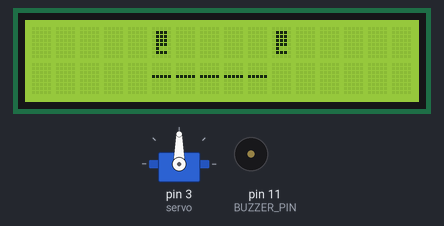
Bench run of a sketch on a simulated Arduino Uno, built with avr-gcc and run on an emulated ATmega328P. On the bench: servo, 16×2 character LCD, buzzer (waves = sounding).

Above: at 0.1 s.
At 11.2 s:
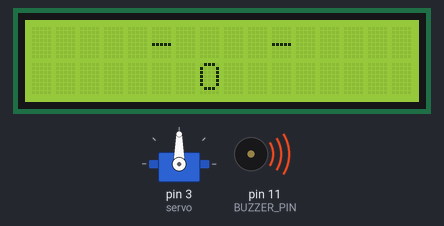
At 15.8 s:
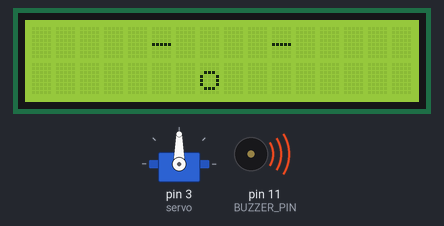
At 25.8 s:
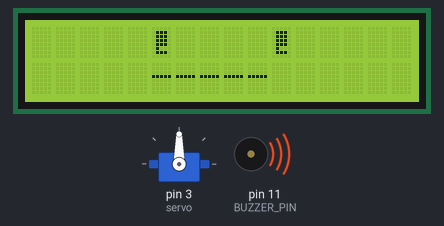
Timing chart, 0 to 40.0 s (numbered marks = the images above):
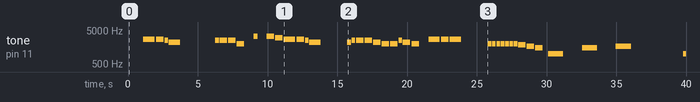

Measured:
- by itself, tone on pin 11 (BUZZER_PIN): plays 2637 Hz for 0.81 s, 2637 Hz for 0.54 s, 2489 Hz for 0.27 s, 2217 Hz for 0.81 s, 2489 Hz for 0.27 s, 2489 Hz for 0.54 s … (42 notes in this stretch)
- what the display in image 1 shows lasts 0.9 s, from 11.2 s to 12.1 s
- what the display in image 2 shows lasts 2.5 s, from 15.7 s to 18.2 s

The sketch:

tim.ino
```cpp
#include "pitches.h"
#include <Wire.h>
#include <Servo.h>
#include<LiquidCrystal_I2C.h>


const int TEMPO = 100;
const int BUZZER_PIN = 11;

struct Movement {
    int note;
    float duration;
    int mouth_movement;
    int expression;
    int vocal;
};

Movement melody[] = {
    {NOTE_E7,  -4, 2, 0, 1},
    {NOTE_E7,  4, 1, 0, 1},
    {NOTE_DS7, 8, 2, 0, 1},
    {NOTE_CS7, -4, 1, 0, 1},
    {REST,     1, 0, 0, 1},

    {NOTE_DS7, 8, 0, 0, 1},
    {NOTE_DS7, 4, 0, 0, 1},
    {NOTE_DS7, 4, 0, 0, 1},
    {NOTE_B6,  4, 0, 0, 1},
    {REST,     4, 0, 0, 1},

    {NOTE_GS7, 8, 0, 0, 1},
    {REST,     4, 0, 0, 1},
    {NOTE_GS7, 4, 0, 0, 1},
    {NOTE_FS7, 4, 0, 0, 1},

    {NOTE_E7, -4, 2, 0, 1},
    {NOTE_E7,  4, 1, 0, 1},
    {NOTE_DS7, 8, 2, 0, 1},
    {NOTE_CS7, -4, 1, 0, 1},
    {REST,     -2, 0, 0, 1},

    {NOTE_CS7, 8, 1, 0, 1},
    {NOTE_DS7, 8, 1, 0, 1},
    {NOTE_DS7, 4, 1, 0, 1},
    {NOTE_DS7, 4, 1, 0, 1},
    {NOTE_CS7, 4, 1, 0, 1},
    {NOTE_B6,  4, 0, 0, 1},
    {NOTE_B6,  4, 0, 0, 1},
    {NOTE_DS7, 8, 1, 0, 1},
    {NOTE_CS7, 4, 1, 0, 1},
    {NOTE_B6,  4, 0, 0, 1},
    {REST,     4, 0, 0, 1},

    {NOTE_E7,  -4, 0, 0, 1},
    {NOTE_E7,  4, 0, 0, 1},
    {NOTE_E7,  -4, 0, 0, 1},
    {REST,     -2, 0, 0, 1},

    {NOTE_B6,  8, 0, 0, 1},
    {NOTE_B6,  8, 0, 0, 1},
    {NOTE_B6,  8, 0, 0, 1},
    {NOTE_B6,  8, 0, 0, 1},
    {NOTE_B6,  8, 0, 0, 1},
    {NOTE_B6,  8, 0, 0, 1},
    {NOTE_B6,  8, 0, 0, 1},
    {NOTE_AS6, 4, 0, 0, 1},
    {NOTE_GS6, 4, 0, 0, 1},
    {NOTE_FS6, 4, 0, 0, 1},
    {REST,     8, 0, 0, 1},

    // Chorus
    {NOTE_B5,  2, 0, 0, 1},
    {REST,     2, 0, 0, 1},
    {NOTE_FS6, 2, 0, 0, 1},
    {REST,     2, 0, 0, 1},
    {NOTE_GS6, 2, 0, 0, 1},
    {REST,     1, 0, 0, 1},
    {REST,     2, 0, 0, 1},

    {NOTE_B5,  2, 0, 0, 1},
    {REST,     2, 0, 0, 1},
    {NOTE_AS6,  2, 0, 0, 1},
    {REST,     2, 0, 0, 1},
    {NOTE_B6,  2, 0, 0, 1},
    {REST,     1, 0, 0, 1},
    {REST,     2, 0, 0, 1},

    {NOTE_DS6,  2, 0, 0, 1},
    {REST,     2, 0, 0, 1},
    {NOTE_AS6,  2, 0, 0, 1},
    {REST,     2, 0, 0, 1},
    {NOTE_B6,  2, 0, 0, 1},
    {REST,     1, 0, 0, 1},
    {REST,     2, 0, 0, 1},

    {NOTE_CS6, 8, 1, 0, 1},
    {NOTE_DS6, 8, 1, 0, 1},
    {NOTE_CS6, -8, 1, 0, 1},
    {NOTE_B5,  4, 0, 0, 1},
    {NOTE_FS6, 1, 0, 0, 1},
    {REST,     1, 0, 0, 1},
};

byte eye_open[8] = {
  B00000,
  B01110,
  B01110,
  B01110,
  B01110,
  B01000,
  B01110,
  B00000,
};

byte eye_closed[8] = {
  B00000,
  B00000,
  B00000,
  B00000,
  B11111,
  B00000,
  B00000,
  B00000,
};

byte eye_happy[8] = {
  B00000,
  B00000,
  B01110,
  B10001,
  B10001,
  B10001,
  B10001,
  B00000,
};

// Calcula a quantidade de movementos da melodia
int notes = sizeof(melody)/sizeof(melody[0]);
int wholenote = (60000 * 4) / TEMPO;
int divider = 0, note_duration = 0;

// Inicializa display e servo
LiquidCrystal_I2C lcd(0x27, 16, 2);
Servo servo;

void animate_mouth(int vocal, int mouth_movement) {
    if (vocal == 1) {
        if (mouth_movement == 0) {
            lcd.clear();
            lcd.setCursor(5, 0);
            lcd.write(byte(0));
            lcd.setCursor(10, 0);
            lcd.write(byte(0));
            lcd.setCursor(5,1);
            lcd.print("-----");
        } else if (mouth_movement == 1) {
            lcd.clear();
            lcd.setCursor(5, 0);
            lcd.write(byte(1));
            lcd.setCursor(10, 0);
            lcd.write(byte(1));
            lcd.setCursor(5,1);
            lcd.print("  o");
        } else if (mouth_movement == 2) {
            lcd.clear();
            lcd.setCursor(5, 0);
            lcd.write(byte(1));
            lcd.setCursor(10, 0);
            lcd.write(byte(1));
            lcd.setCursor(5,1);
            lcd.print("  O");
        }
    }
}

void play_expression(int expression) {
    if (expression == 0) {
        servo.write(90);
    } else if (expression == 1) {
        servo.write(80);
    } else if (expression == 2) {
        servo.write(100);
    }
}

void setup() {
    servo.attach(3);
    servo.write(90);
    Wire.begin();
    lcd.init();
    lcd.setBacklight(HIGH);
    lcd.createChar(0, eye_open);
    lcd.createChar(1, eye_closed);
    lcd.createChar(2, eye_happy);

    lcd.setCursor(5, 0);
    lcd.write(byte(0));
    lcd.setCursor(10, 0);
    lcd.write(byte(0));
    lcd.setCursor(5,1);
    lcd.print("-----");

    delay(1000);

    // Canta a música
    for (int i=0; i<=notes; i++) {
        // Armazena o movimento atual em uma variável
        Movement movement = melody[i];
        divider = movement.duration;

        // Anima a boca do personagem
        animate_mouth(movement.vocal, movement.mouth_movement);
        // Reproduz as expressões corporais do personagem
        play_expression(movement.expression);

        // Verifica se é uma nota pontuada
        if (divider > 0) {
            note_duration = (wholenote) / divider;
        } else if (divider < 0) {
            note_duration = (wholenote) / abs(divider);
            note_duration *= 1.5;
        }

        // Toca a nota
        tone(BUZZER_PIN, movement.note, note_duration * 0.9);
        delay(note_duration);
        noTone(BUZZER_PIN);
    }
}


void loop() {
}
```

pitches.h
```cpp
#define NOTE_B0 31
#define NOTE_C1 33
#define NOTE_CS1 35
#define NOTE_D1 37
#define NOTE_DS1 39
#define NOTE_E1 41
#define NOTE_F1 44
#define NOTE_FS1 46
#define NOTE_G1 49
#define NOTE_GS1 52
#define NOTE_A1 55
#define NOTE_AS1 58
#define NOTE_B1 62
#define NOTE_C2 65
#define NOTE_CS2 69
#define NOTE_D2 73
#define NOTE_DS2 78
#define NOTE_E2 82
#define NOTE_F2 87
#define NOTE_FS2 93
#define NOTE_G2 98
#define NOTE_GS2 104
#define NOTE_A2 110
#define NOTE_AS2 117
#define NOTE_B2 123
#define NOTE_C3 131
#define NOTE_CS3 139
#define NOTE_D3 147
#define NOTE_DS3 156
#define NOTE_E3 165
#define NOTE_F3 175
#define NOTE_FS3 185
#define NOTE_G3 196
#define NOTE_GS3 208
#define NOTE_A3 220
#define NOTE_AS3 233
#define NOTE_B3 247
#define NOTE_C4 262
#define NOTE_CS4 277
#define NOTE_D4 294
#define NOTE_DS4 311
#define NOTE_E4 330
#define NOTE_F4 349
#define NOTE_FS4 370
#define NOTE_G4 392
#define NOTE_GS4 415
#define NOTE_A4 440
#define NOTE_AS4 466
#define NOTE_B4 494
#define NOTE_C5 523
#define NOTE_CS5 554
#define NOTE_D5 587
#define NOTE_DS5 622
#define NOTE_E5 659
#define NOTE_F5 698
#define NOTE_FS5 740
#define NOTE_G5 784
#define NOTE_GS5 831
#define NOTE_A5 880
#define NOTE_AS5 932
#define NOTE_B5 988
#define NOTE_C6 1047
#define NOTE_CS6 1109
#define NOTE_D6 1175
#define NOTE_DS6 1245
#define NOTE_E6 1319
#define NOTE_F6 1397
#define NOTE_FS6 1480
#define NOTE_G6 1568
#define NOTE_GS6 1661
#define NOTE_A6 1760
#define NOTE_AS6 1865
#define NOTE_B6 1976
#define NOTE_C7 2093
#define NOTE_CS7 2217
#define NOTE_D7 2349
#define NOTE_DS7 2489
#define NOTE_E7 2637
#define NOTE_F7 2794
#define NOTE_FS7 2960
#define NOTE_G7 3136
#define NOTE_GS7 3322
#define NOTE_A7 3520
#define NOTE_AS7 3729
#define NOTE_B7 3951
#define NOTE_C8 4186
#define NOTE_CS8 4435
#define NOTE_D8 4699
#define NOTE_DS8 4978
#define REST 0
```
